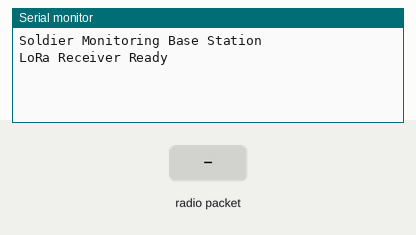
Simulated run of this sketch. Board: Arduino Mega 2560, built for the host (arithmetic inside an expression is 32-bit, double 64-bit). On the bench: the last lines printed to the serial monitor. The inputs (shaded band) are chosen by the test bench. No radio packets arrive unless stated.

Above: at 2.2 s.
2.3 s: radio packet "1" arrives
At 2.8 s:
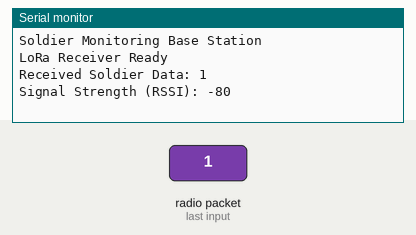
3.8 s: radio packet "0" arrives
At 5.0 s:
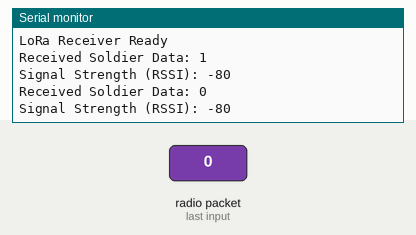
5.3 s: radio packet "2" arrives
At 6.3 s:
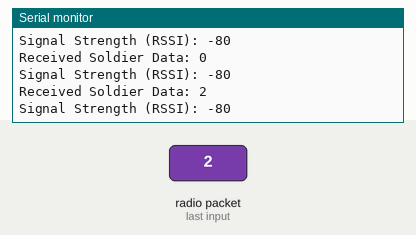

The sketch:

base_station_display.ino
```cpp
#include <SPI.h>
#include <LoRa.h>

// LoRa module connections
#define LORA_SCK 18
#define LORA_MISO 19
#define LORA_MOSI 23
#define LORA_SS 5
#define LORA_RST 14
#define LORA_DIO0 26

void setup() {
  Serial.begin(115200);
  delay(1000);

  Serial.println("Soldier Monitoring Base Station");

  SPI.begin(LORA_SCK, LORA_MISO, LORA_MOSI, LORA_SS);

  LoRa.setPins(LORA_SS, LORA_RST, LORA_DIO0);

  if (!LoRa.begin(433E6)) {
    Serial.println("LoRa initialization failed!");
    while (true) {
      delay(1000);
    }
  }

  Serial.println("LoRa Receiver Ready");
}

void loop() {
  int packetSize = LoRa.parsePacket();

  if (packetSize) {
    Serial.print("Received Soldier Data: ");

    while (LoRa.available()) {
      Serial.print((char)LoRa.read());
    }

    Serial.println();
    Serial.print("Signal Strength (RSSI): ");
    Serial.println(LoRa.packetRssi());
  }
}
```

Measured:
- after the input at 2.3 s, the serial monitor: prints a new line at once (image 1)
- after the input at 3.8 s, the serial monitor: prints a new line at once (image 2)
- after the input at 5.3 s, the serial monitor: prints a new line at once (image 3)
